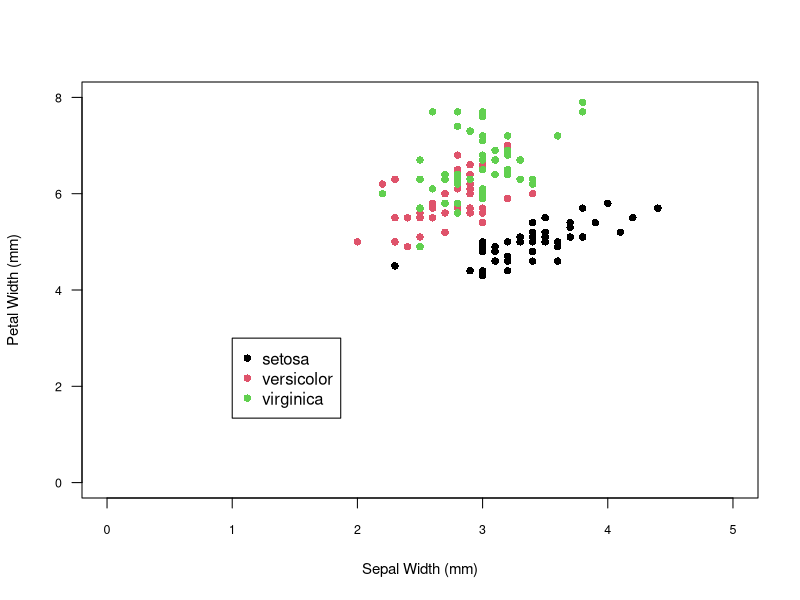

Generate this figure with R:
## ---- chunk 1

plot(iris$Sepal.Length~iris$Sepal.Width, 
     xlab="Sepal Width (mm)", 
     ylab="Petal Width (mm)", 
     col=iris$Species,
     las=1, 
     pch=16,
     cex.axis=0.75,
     cex.lab=0.90,
     xlim=c(0,5),
     ylim=c(0,8))
     legend(1,3,unique(iris$Species),col=1:length(iris$Species),pch=16)

